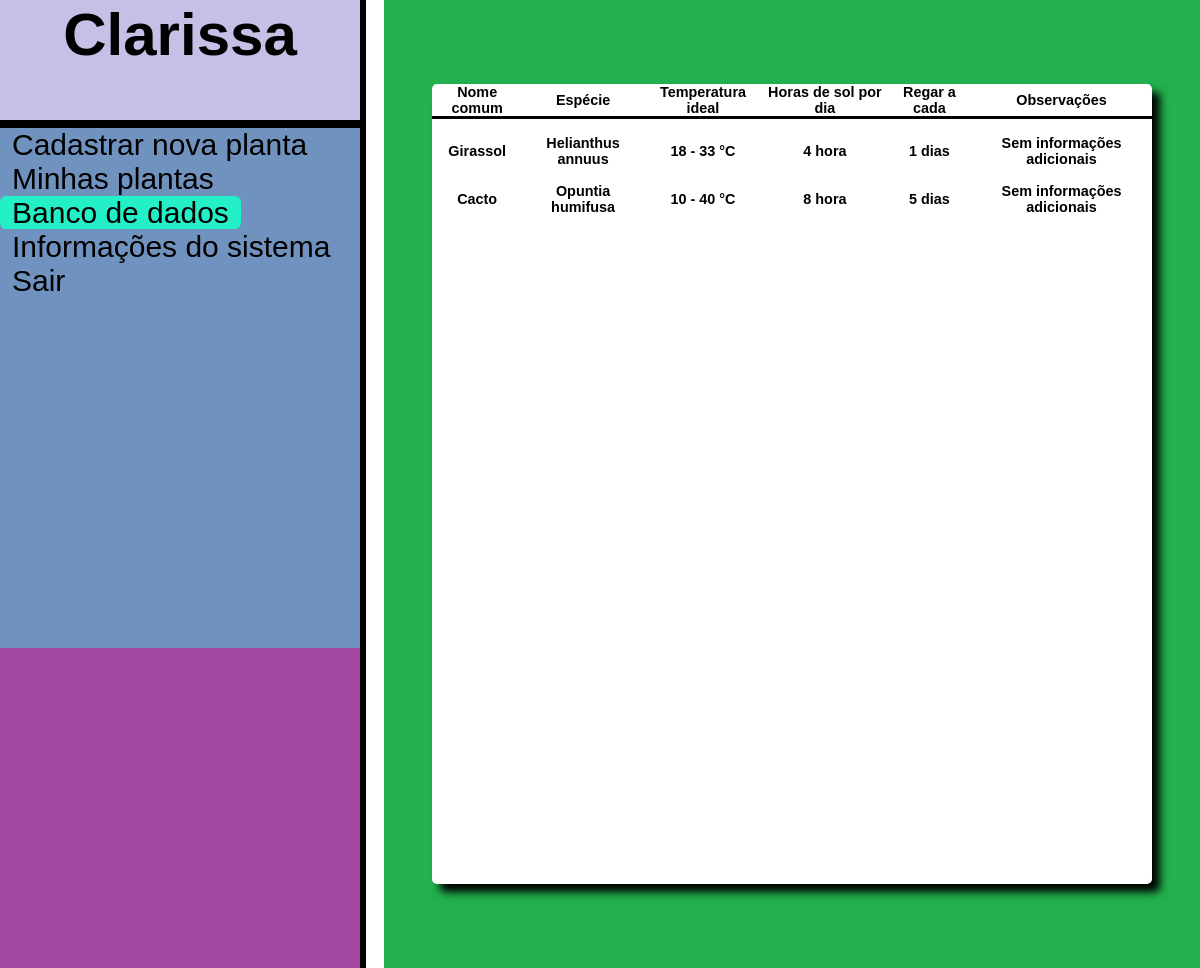
The app's page /banco_de_dados/ (signed in), older data.
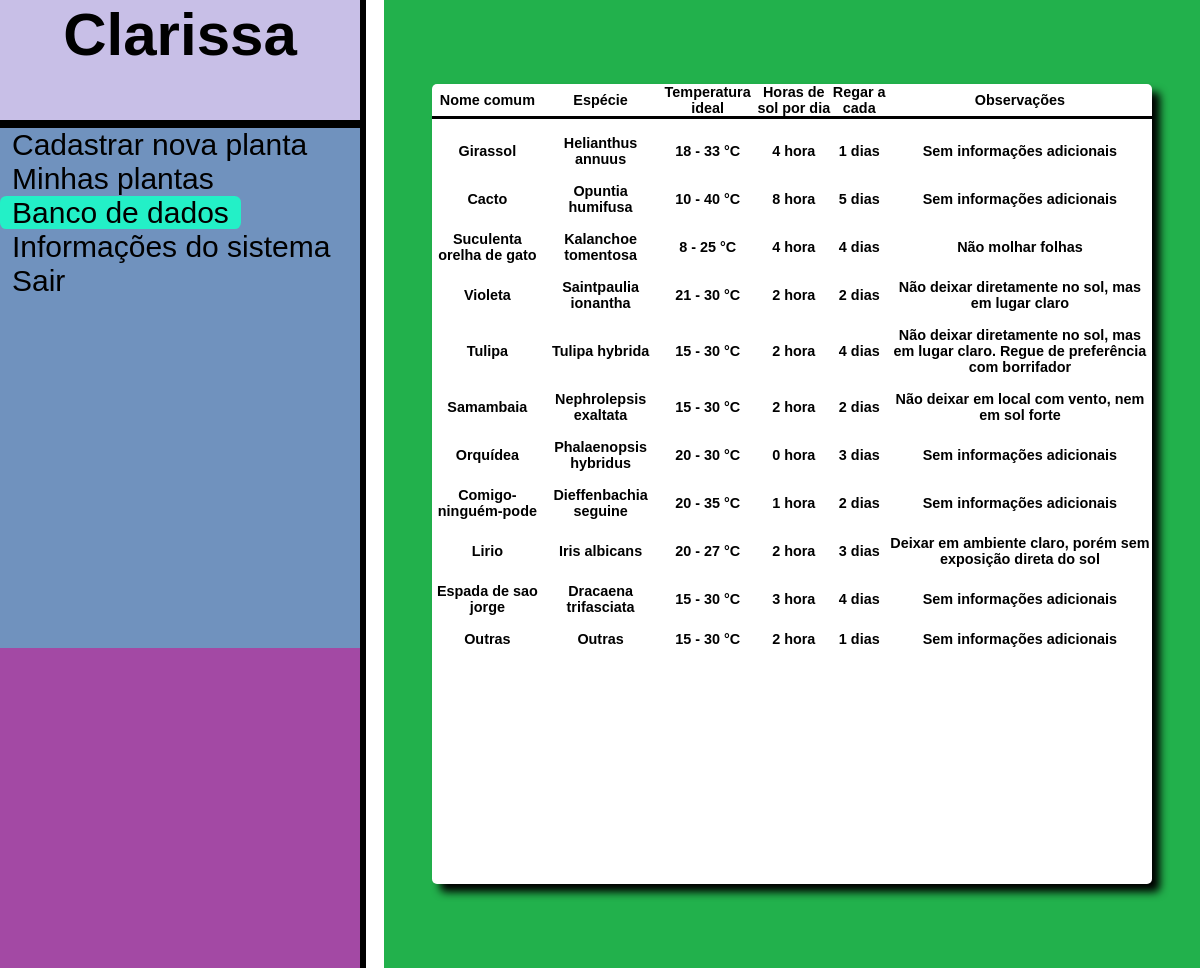
The same page, newer data.
### demo/models.py (models this page shows)
class BD(models.Model):
    nome_comum=models.CharField(max_length=256, blank=False)
    nome_especie=models.CharField(max_length=256, blank=False)
    temperatura= models.CharField(max_length=30, default='25 °C')
    sol_horas=models.IntegerField(default=1)
    rega_dias=models.IntegerField(default=1)
    obs=models.CharField(max_length=256, default='Sem informações adicionais', blank=False)

### pages/views.py (the view)
# urls.py: url(r'^banco_de_dados/$', views.banco_de_dados),
@login_required(login_url='/accounts/login')
def banco_de_dados(request):
    restart_plantas()
    bd=BD.objects.all()
    return render(request,'banco_de_dados.html', {'bd': bd})

### pages/views.py (called while the page is built)
def restart_plantas():
    global planta_name
    planta_name = ''
    global planta_especie
    planta_especie = ''
    global usuario
    usuario = ''

### templates/banco_de_dados.html (shortened to what this page needs)
<html lang="en">
<head>
    <link rel="stylesheet" href="/static/style.css">
    <link rel="stylesheet" href="/static/banco_de_dados.css">
</head>
<body>
    <div id="navbar">
        <div id="nav">
            <h1>Clarissa</h1>
        </div>
        <div id="left_bar">
            <a href="/nova_planta">Cadastrar nova planta </a>
            <p>
                <a href="/minhas_plantas" >Minhas plantas </a>
            </p>
            <p>
                <a href="/banco_de_dados" class="page">Banco de dados </a>
            </p>
            <p>
                <a href="/informacoes">Informações do sistema</a>
            </p>
            <p>
                <a href="/accounts/logout">Sair</a>
            </p>
        </div>
        <div id="bottom_left"></div>
    </div>
    <div id="container" class="box">
        <div id="small_table1">
            <table id="plantas">
                <tr>
                    <th>Nome comum</th>
                    <th>Espécie</th>
                    <th>Temperatura ideal</th>
                    <th>Horas de sol por dia</th>
                    <th>Regar a cada</th>
                    <th>Observações</th>
                </tr>
                    {% for item in bd %}
                    <tr>
                        <td> {{item.nome_comum}} </td>
                        <td>{{item.nome_especie}}</td>
                        <td>{{item.temperatura}} °C</td>
                        <td>{{item.sol_horas}} hora</td>
                        <td>{{item.rega_dias}} dias</td>
                        <td>{{item.obs}}</td>
                    </tr>
                    {% endfor %}
            </table>
        </div>
    </div>
</body>
</html>

### static/style.css (style rules this page uses)
* { margin: 0; padding: 0; font-family: Gill Sans, Gill Sans MT, Calibri, sans-serif; }
#navbar { float: left; }
#nav { border-right: 0.5vw solid black; border-bottom: 1vh solid black; background-color: #c8bfe7; text-align: center; width: 30vw; height: 15vh; }
#nav h1 { align-self: center; font-size: 5vw; }
#left_bar { width: 30vw; height: 65vh; background-color: #7092be; border-right: 0.5vw solid black; }
#left_bar a { font-size: 2.5vw; text-decoration: none; color: black; padding-left: 1vw; }
#bottom_left { height: 40vh; border-right: 0.5vw solid black; background-color: #a349a4; width: 30vw; }
#container { float: right; background-color: #22b14c; height: 121vh; width: 68vw; }
.page { background-color: #ADF6B1; background-color: #23f0c7; border-radius: 0.4rem; padding-right: 1vw; }

### static/banco_de_dados.css (style rules this page uses)
#small_table1 { border-radius: 5px; height: 100vh; width: 60vw; background-color: white; box-shadow: 0.5rem 0.5rem 0.5rem black; }
.box { display: flex; flex-direction: row; justify-content: center; align-items: center; }
table { width: 100%; font-weight: bold; font-size: 0.9rem; border-collapse: collapse; }
th { margin-top: 1rem; text-align: center; border-bottom: 0.2rem solid black; }
td { padding-top: 1rem; text-align: center; }

Row changes from the older to the newer data that the page shows:
added BD: nome_comum "Suculenta orelha de gato", nome_especie "Kalanchoe tomentosa", temperatura "8 - 25", sol_horas "4", rega_dias "4", obs "Não molhar folhas"
added BD: nome_comum "Violeta", nome_especie "Saintpaulia ionantha", temperatura "21 - 30", sol_horas "2", rega_dias "2", obs "Não deixar diretamente no sol, mas em lugar claro"
added BD: nome_comum "Tulipa", nome_especie "Tulipa hybrida", temperatura "15 - 30", sol_horas "2", rega_dias "4", obs "Não deixar diretamente no sol, mas em lugar claro. Regue de preferência com borrifador"
added BD: nome_comum "Samambaia", nome_especie "Nephrolepsis exaltata", temperatura "15 - 30", sol_horas "2", rega_dias "2", obs "Não deixar em local com vento, nem em sol forte"
added BD: nome_comum "Orquídea", nome_especie "Phalaenopsis hybridus", temperatura "20 - 30", sol_horas "0", rega_dias "3", obs "Sem informações adicionais"
added BD: nome_comum "Comigo-ninguém-pode", nome_especie "Dieffenbachia seguine", temperatura "20 - 35", sol_horas "1", rega_dias "2", obs "Sem informações adicionais"
added BD: nome_comum "Lirio", nome_especie "Iris albicans", temperatura "20 - 27", sol_horas "2", rega_dias "3", obs "Deixar em ambiente claro, porém sem exposição direta do sol"
added BD: nome_comum "Espada de sao jorge", nome_especie "Dracaena trifasciata", temperatura "15 - 30", sol_horas "3", rega_dias "4", obs "Sem informações adicionais"
added BD: nome_comum "Outras", nome_especie "Outras", temperatura "15 - 30", sol_horas "2", rega_dias "1", obs "Sem informações adicionais"
